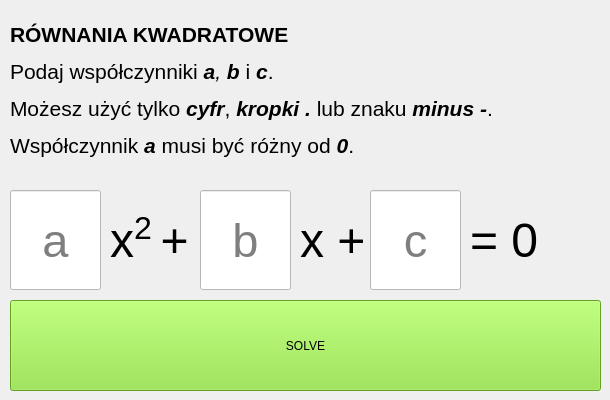
        <widget class="QWidget" name="Quadratic">
         <attribute name="title">
          <string>Quadratic Equations</string>
         </attribute>
         <widget class="QLineEdit" name="bquadratic">
          <property name="geometry">
           <rect>
            <x>200</x>
            <y>190</y>
            <width>91</width>
            <height>100</height>
           </rect>
          </property>
          <property name="minimumSize">
           <size>
            <width>0</width>
            <height>100</height>
           </size>
          </property>
          <property name="maximumSize">
           <size>
            <width>16777212</width>
            <height>100</height>
           </size>
          </property>
          <property name="font">
           <font>
            <pointsize>35</pointsize>
           </font>
          </property>
          <property name="autoFillBackground">
           <bool>false</bool>
          </property>
          <property name="styleSheet">
           <string notr="true">background-color: rgb(255, 255, 255);</string>
          </property>
          <property name="maxLength">
           <number>10</number>
          </property>
          <property name="alignment">
           <set>Qt::AlignCenter</set>
          </property>
          <property name="readOnly">
           <bool>false</bool>
          </property>
          <property name="placeholderText">
           <string>b</string>
          </property>
         </widget>
         <widget class="QLabel" name="label_8">
          <property name="geometry">
           <rect>
            <x>10</x>
            <y>10</y>
            <width>591</width>
            <height>161</height>
           </rect>
          </property>
          <property name="text">
           <string>&lt;html&gt;&lt;head/&gt;&lt;body&gt;&lt;p&gt;&lt;span style=&quot; font-size:16pt; font-weight:600;&quot;&gt;RÓWNANIA KWADRATOWE&lt;/span&gt;&lt;/p&gt;&lt;p&gt;&lt;span style=&quot; font-size:16pt;&quot;&gt;Podaj współczynniki &lt;/span&gt;&lt;span style=&quot; font-size:16pt; font-weight:600; font-style:italic;&quot;&gt;a&lt;/span&gt;&lt;span style=&quot; font-size:16pt; font-style:italic;&quot;&gt;, &lt;/span&gt;&lt;span style=&quot; font-size:16pt; font-weight:600; font-style:italic;&quot;&gt;b &lt;/span&gt;&lt;span style=&quot; font-size:16pt;&quot;&gt;i &lt;/span&gt;&lt;span style=&quot; font-size:16pt; font-weight:600; font-style:italic;&quot;&gt;c&lt;/span&gt;&lt;span style=&quot; font-size:16pt;&quot;&gt;. &lt;/span&gt;&lt;/p&gt;&lt;p&gt;&lt;span style=&quot; font-size:16pt;&quot;&gt;Możesz użyć tylko &lt;/span&gt;&lt;span style=&quot; font-size:16pt; font-weight:600; font-style:italic;&quot;&gt;cyfr&lt;/span&gt;&lt;span style=&quot; font-size:16pt;&quot;&gt;, &lt;/span&gt;&lt;span style=&quot; font-size:16pt; font-weight:600; font-style:italic;&quot;&gt;kropki .&lt;/span&gt;&lt;span style=&quot; font-size:16pt;&quot;&gt; lub znaku &lt;/span&gt;&lt;span style=&quot; font-size:16pt; font-weight:600; font-style:italic;&quot;&gt;minus -&lt;/span&gt;&lt;span style=&quot; font-size:16pt;&quot;&gt;.&lt;/span&gt;&lt;/p&gt;&lt;p&gt;&lt;span style=&quot; font-size:16pt;&quot;&gt;Współczynnik &lt;/span&gt;&lt;span style=&quot; font-size:16pt; font-weight:600; font-style:italic;&quot;&gt;a&lt;/span&gt;&lt;span style=&quot; font-size:16pt;&quot;&gt; musi być różny od &lt;/span&gt;&lt;span style=&quot; font-size:16pt; font-weight:600; font-style:italic;&quot;&gt;0&lt;/span&gt;&lt;span style=&quot; font-size:16pt;&quot;&gt;.&lt;/span&gt;&lt;/p&gt;&lt;/body&gt;&lt;/html&gt;</string>
          </property>
         </widget>
         <widget class="QLabel" name="label_10">
          <property name="geometry">
           <rect>
            <x>110</x>
            <y>200</y>
            <width>91</width>
            <height>81</height>
           </rect>
          </property>
          <property name="text">
           <string>&lt;html&gt;&lt;head/&gt;&lt;body&gt;&lt;p&gt;&lt;span style=&quot; font-size:36pt;&quot;&gt;x&lt;/span&gt;&lt;span style=&quot; font-size:36pt; vertical-align:super;&quot;&gt;2 &lt;/span&gt;&lt;span style=&quot; font-size:36pt;&quot;&gt;+ &lt;/span&gt;&lt;/p&gt;&lt;/body&gt;&lt;/html&gt;</string>
          </property>
         </widget>
         <widget class="QLabel" name="label_11">
          <property name="geometry">
           <rect>
            <x>300</x>
            <y>200</y>
            <width>71</width>
            <height>81</height>
           </rect>
          </property>
          <property name="text">
           <string>&lt;html&gt;&lt;head/&gt;&lt;body&gt;&lt;p&gt;&lt;span style=&quot; font-size:36pt;&quot;&gt;x + &lt;/span&gt;&lt;/p&gt;&lt;/body&gt;&lt;/html&gt;</string>
          </property>
         </widget>
         <widget class="QPushButton" name="solvequadratic">
          <property name="geometry">
           <rect>
            <x>10</x>
            <y>300</y>
            <width>591</width>
            <height>91</height>
           </rect>
          </property>
          <property name="styleSheet">
           <string notr="true">font: 75 29pt &quot;Noto Sans&quot;;
background-color: rgb(138, 226, 52)</string>
          </property>
          <property name="text">
           <string>SOLVE</string>
          </property>
          <property name="checkable">
           <bool>false</bool>
          </property>
         </widget>
         <widget class="QLabel" name="label_12">
          <property name="geometry">
           <rect>
            <x>470</x>
            <y>200</y>
            <width>71</width>
            <height>81</height>
           </rect>
          </property>
          <property name="text">
           <string>&lt;html&gt;&lt;head/&gt;&lt;body&gt;&lt;p&gt;&lt;span style=&quot; font-size:36pt;&quot;&gt;= 0&lt;/span&gt;&lt;/p&gt;&lt;/body&gt;&lt;/html&gt;</string>
          </property>
         </widget>
         <widget class="QLineEdit" name="aquadratic">
          <property name="geometry">
           <rect>
            <x>10</x>
            <y>190</y>
            <width>91</width>
            <height>100</height>
           </rect>
          </property>
          <property name="minimumSize">
           <size>
            <width>0</width>
            <height>100</height>
           </size>
          </property>
          <property name="maximumSize">
           <size>
            <width>16777212</width>
            <height>100</height>
           </size>
          </property>
          <property name="font">
           <font>
            <pointsize>35</pointsize>
           </font>
          </property>
          <property name="autoFillBackground">
           <bool>false</bool>
          </property>
          <property name="styleSheet">
           <string notr="true">background-color: rgb(255, 255, 255);</string>
          </property>
          <property name="maxLength">
           <number>10</number>
          </property>
          <property name="alignment">
           <set>Qt::AlignCenter</set>
          </property>
          <property name="readOnly">
           <bool>false</bool>
          </property>
          <property name="placeholderText">
           <string>a</string>
          </property>
         </widget>
         <widget class="QLineEdit" name="cquadratic">
          <property name="geometry">
           <rect>
            <x>370</x>
            <y>190</y>
            <width>91</width>
            <height>100</height>
           </rect>
          </property>
          <property name="minimumSize">
           <size>
            <width>0</width>
            <height>100</height>
           </size>
          </property>
          <property name="maximumSize">
           <size>
            <width>16777212</width>
            <height>100</height>
           </size>
          </property>
          <property name="font">
           <font>
            <pointsize>35</pointsize>
           </font>
          </property>
          <property name="autoFillBackground">
           <bool>false</bool>
          </property>
          <property name="styleSheet">
           <string notr="true">background-color: rgb(255, 255, 255);</string>
          </property>
          <property name="text">
           <string/>
          </property>
          <property name="maxLength">
           <number>10</number>
          </property>
          <property name="alignment">
           <set>Qt::AlignCenter</set>
          </property>
          <property name="readOnly">
           <bool>false</bool>
          </property>
          <property name="placeholderText">
           <string>c</string>
          </property>
         </widget>
         <zorder>label_8</zorder>
         <zorder>label_10</zorder>
         <zorder>label_11</zorder>
         <zorder>solvequadratic</zorder>
         <zorder>label_12</zorder>
         <zorder>aquadratic</zorder>
         <zorder>cquadratic</zorder>
         <zorder>bquadratic</zorder>
        </widget>
